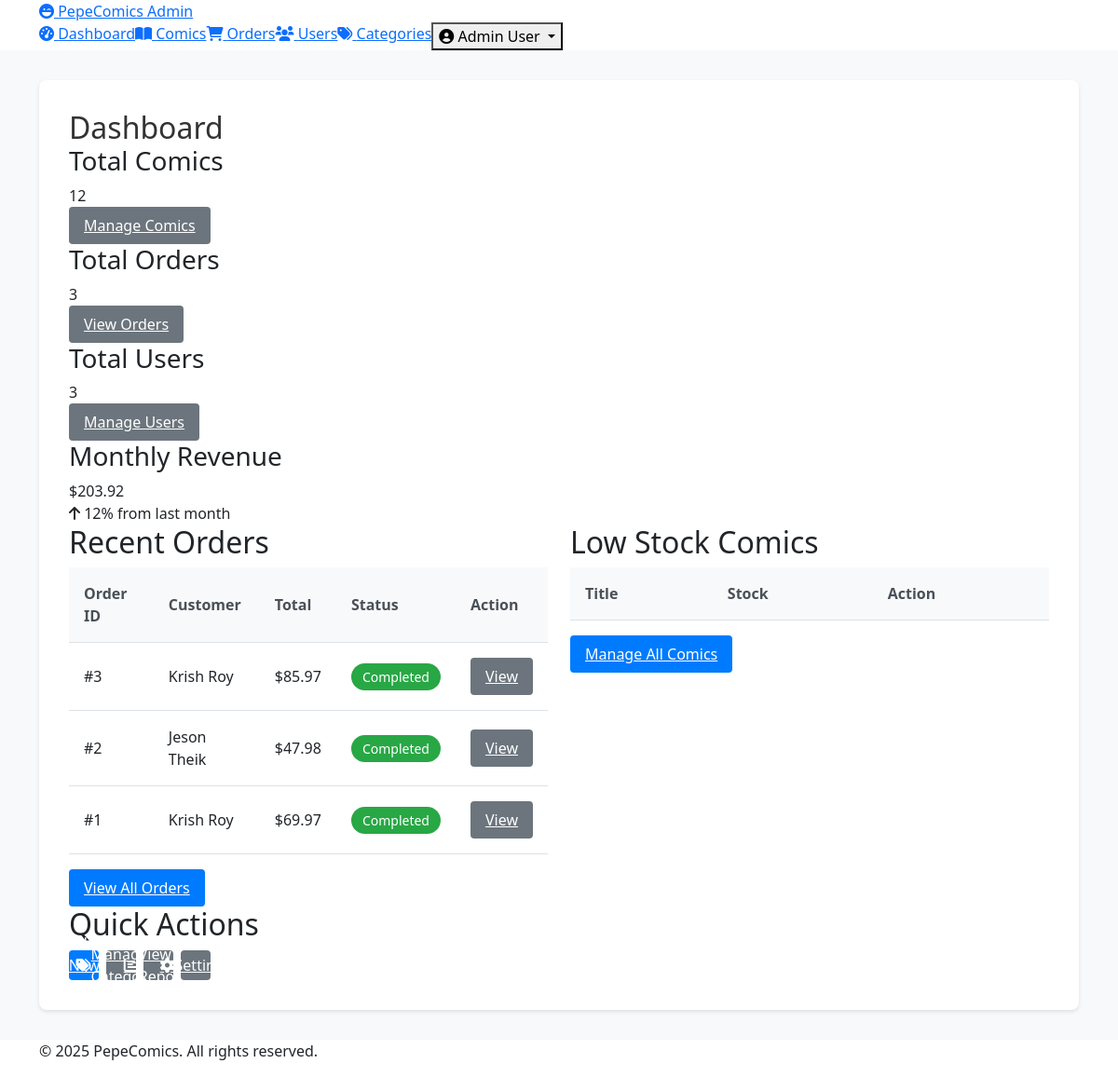
Page /admin/php/views/dashboard.php (signed in) on the committed database.
### tables this page shows
CREATE TABLE orders (
    order_id INT AUTO_INCREMENT PRIMARY KEY,
    user_id INT NOT NULL,
    order_date DATETIME DEFAULT CURRENT_TIMESTAMP NOT NULL,
    status ENUM('pending', 'processing', 'shipped', 'delivered', 'cancelled') NOT NULL DEFAULT 'pending',
    shipping_address TEXT NOT NULL,
    total_amount DECIMAL(10,2) NOT NULL,
    FOREIGN KEY (user_id) REFERENCES users(user_id) ON DELETE CASCADE
);

CREATE TABLE users (
    user_id INT AUTO_INCREMENT PRIMARY KEY,
    name VARCHAR(100) NOT NULL,
    email VARCHAR(100) UNIQUE NOT NULL,
    phone VARCHAR(15),
    address TEXT,
    password_hash VARCHAR(255) NOT NULL,
    is_admin BOOLEAN DEFAULT FALSE
);

### php/models/Comic.php (called while the page is built, shortened)
<?php
class Comic {
    private $pdo;
    public function __construct($pdo) {
        $this->pdo = $pdo;
    }
    public function getTotalComics() {
        $stmt = $this->pdo->query('SELECT COUNT(*) as total FROM comics');
        return $stmt->fetch()['total'];
    }
}

### php/models/Order.php (called while the page is built, shortened)
<?php
class Order {
    private $pdo;
    public function __construct($pdo) {
        $this->pdo = $pdo;
    }
    public function getTotalOrders() {
        $stmt = $this->pdo->query('SELECT COUNT(*) as total FROM orders');
        return $stmt->fetch()['total'];
    }
    public function getRecentOrders($limit = 5) {
        $stmt = $this->pdo->prepare('
            SELECT o.*, u.name as customer_name,
                   (SELECT SUM(total_price) FROM order_items WHERE order_id = o.order_id) as total_amount,
                   p.status
            FROM orders o
            JOIN users u ON o.user_id = u.user_id
            LEFT JOIN payments p ON o.order_id = p.order_id
            ORDER BY o.order_date DESC
            LIMIT :limit
        ');
        $stmt->bindValue(':limit', $limit, PDO::PARAM_INT);
        $stmt->execute();
        return $stmt->fetchAll();
    }
    public function getMonthlyRevenue() {
        $stmt = $this->pdo->prepare('
            SELECT COALESCE(SUM(oi.total_price), 0) as revenue
            FROM orders o
            JOIN order_items oi ON o.order_id = oi.order_id
            WHERE o.order_date >= DATE_SUB(CURRENT_DATE, INTERVAL 1 MONTH)
        ');
        $stmt->execute();
        return $stmt->fetch()['revenue'];
    }
}

### php/models/User.php (called while the page is built, shortened)
<?php
class User {
    private $pdo;
    public function __construct($pdo) {
        $this->pdo = $pdo;
    }
    public function getTotalUsers() {
        $stmt = $this->pdo->query('SELECT COUNT(*) as total FROM users');
        return $stmt->fetch()['total'];
    }
}

### admin/php/views/dashboard.php (the view, shortened to what this page needs)
<?php
require_once '../../../php/db.php';
require_once '../../../php/models/User.php';
require_once '../../../php/models/Comic.php';
require_once '../../../php/models/Order.php';
$userModel = new User($pdo);
$comicModel = new Comic($pdo);
$orderModel = new Order($pdo);
$totalComics = $comicModel->getTotalComics();
$totalOrders = $orderModel->getTotalOrders();
$totalUsers = $userModel->getTotalUsers();
$recentOrders = $orderModel->getRecentOrders(5);
$monthlyRevenue = $orderModel->getMonthlyRevenue();
require_once 'header.php';
?>
<div class="admin-main">
    <div class="container">
        <div class="admin-content">
            <h1>Dashboard</h1>
            <div class="stats-grid">
                <div class="stat-card">
                    <h3>Total Comics</h3>
                    <div class="value"><?= $totalComics ?></div>
                    <a href="comics.php" class="admin-btn admin-btn-secondary">Manage Comics</a>
                </div>
                <div class="stat-card">
                    <h3>Total Orders</h3>
                    <div class="value"><?= $totalOrders ?></div>
                    <a href="orders.php" class="admin-btn admin-btn-secondary">View Orders</a>
                </div>
                <div class="stat-card">
                    <h3>Total Users</h3>
                    <div class="value"><?= $totalUsers ?></div>
                    <a href="users.php" class="admin-btn admin-btn-secondary">Manage Users</a>
                </div>
                <div class="stat-card">
                    <h3>Monthly Revenue</h3>
                    <div class="value">$<?= number_format($monthlyRevenue, 2) ?></div>
                    <div class="trend up">
                        <i class="fas fa-arrow-up"></i>
                        <span>12% from last month</span>
                    </div>
                </div>
            </div>
            <div class="row">
                <div class="col-md-6">
                    <h2>Recent Orders</h2>
                    <table class="admin-table">
                        <thead>
                            <tr>
                                <th>Order ID</th>
                                <th>Customer</th>
                                <th>Total</th>
                                <th>Status</th>
                                <th>Action</th>
                            </tr>
                        </thead>
                        <tbody>
                            <?php foreach ($recentOrders as $order): ?>
                                <tr>
                                    <td>#<?= $order['order_id'] ?></td>
                                    <td><?= htmlspecialchars($order['customer_name']) ?></td>
                                    <td>$<?= number_format($order['total_amount'], 2) ?></td>
                                    <td>
                                        <span class="status-badge status-<?= strtolower($order['status']) ?>">
                                            <?= $order['status'] ?>
                                        </span>
                                    </td>
                                    <td>
                                        <a href="order-details.php?id=<?= $order['order_id'] ?>"
                                           class="admin-btn admin-btn-secondary">View</a>
                                    </td>
                                </tr>
                            <?php endforeach; ?>
                        </tbody>
                    </table>
                    <a href="orders.php" class="admin-btn admin-btn-primary">View All Orders</a>
                </div>
                <div class="col-md-6">
                    <h2>Low Stock Comics</h2>
                    <table class="admin-table">
                        <thead>
                            <tr>
                                <th>Title</th>
                                <th>Stock</th>
                                <th>Action</th>
                            </tr>
                        </thead>
                    </table>
                    <a href="comics.php" class="admin-btn admin-btn-primary">Manage All Comics</a>
                </div>
            </div>
            <div class="quick-actions">
                <h2>Quick Actions</h2>
                <div class="action-buttons">
                    <a href="add-comic.php" class="admin-btn admin-btn-primary">
                        <i class="fas fa-plus"></i> Add New Comic
                    </a>
                    <a href="categories.php" class="admin-btn admin-btn-secondary">
                        <i class="fas fa-tags"></i> Manage Categories
                    </a>
                    <a href="reports.php" class="admin-btn admin-btn-secondary">
                        <i class="fas fa-chart-bar"></i> View Reports
                    </a>
                    <a href="settings.php" class="admin-btn admin-btn-secondary">
                        <i class="fas fa-cog"></i> Settings
                    </a>
                </div>
            </div>
        </div>
    </div>
</div>
<?php require_once 'footer.php'; ?>

### admin/css/admin.css (style rules this page uses)
.admin-main { padding: 2rem 0; min-height: calc(100vh - 60px); background-color: #f8f9fa; }
.admin-content { background-color: #fff; border-radius: 8px; box-shadow: 0 2px 4px rgba(0, 0, 0, 0.1); padding: 2rem; }
h1 { color: #333; font-size: 2rem; margin-bottom: 0; }
.admin-btn { display: inline-flex; align-items: center; justify-content: center; padding: 0.5rem 1rem; border-radius: 4px; border: none; font-weight: 500; cursor: pointer; transition: all 0.2s ease-in-out; }
.admin-btn i { margin-right: 0.5rem; }
.admin-btn-primary { background-color: #007bff; color: #fff; }
.admin-btn-secondary { background-color: #6c757d; color: #fff; }
.admin-table { width: 100%; margin-bottom: 1rem; background-color: transparent; border-collapse: collapse; }
.admin-table th, .admin-table td { padding: 1rem; vertical-align: middle; border-bottom: 1px solid #dee2e6; }
.admin-table th { font-weight: 600; background-color: #f8f9fa; color: #495057; text-align: left; }
.action-buttons { display: flex; gap: 0.5rem; }
.action-buttons .admin-btn { width: 32px; height: 32px; padding: 0; }
.action-buttons .admin-btn i { margin: 0; }
.status-badge { display: inline-block; padding: 0.25rem 0.75rem; border-radius: 50px; font-size: 0.875rem; font-weight: 500; }
.status-completed { background-color: #28a745; color: #fff; }

### rows in the picture
orders: order_id "3", user.name "Krish Roy", total_amount "85.97", status "Completed"
orders: order_id "2", user.name "Jeson Theik", total_amount "47.98", status "Completed"
orders: order_id "1", user.name "Krish Roy", total_amount "69.97", status "Completed"

### other values in the picture
$_SESSION['user_name'] "Admin User"
$totalComics "12"
$totalOrders "3"
$totalUsers "3"
$monthlyRevenue "203.92"
